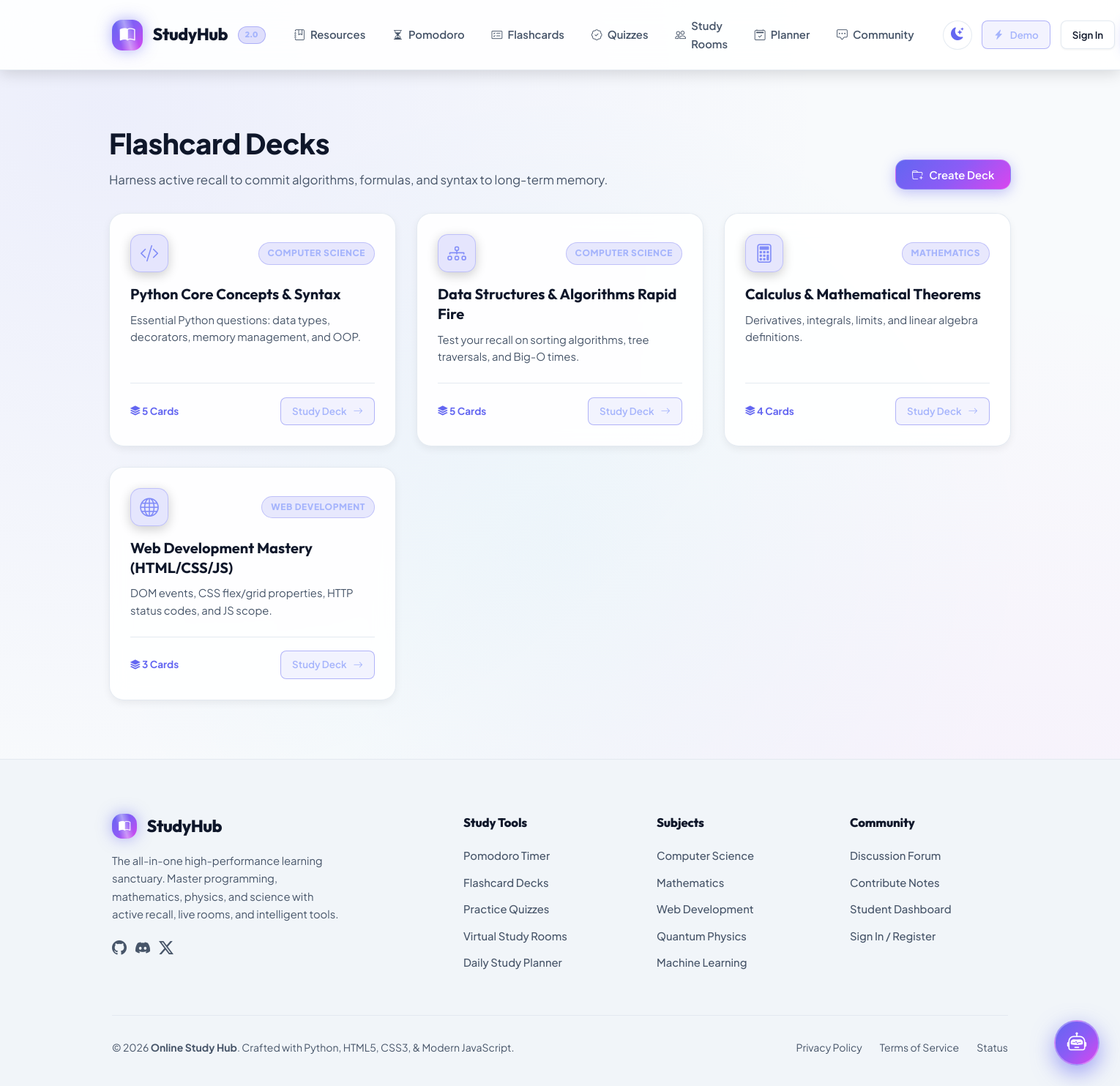
/flashcards, run on the app's committed database.
### tables this page shows
CREATE TABLE flashcard_decks (
        id INTEGER PRIMARY KEY AUTOINCREMENT,
        title TEXT NOT NULL,
        subject TEXT NOT NULL,
        description TEXT,
        icon TEXT DEFAULT 'bi-card-text',
        created_at TIMESTAMP DEFAULT CURRENT_TIMESTAMP
    );

### app.py (the view)
@app.route('/flashcards')
def flashcards():
    decks = models.get_all_decks()
    return render_template('flashcards.html', decks=decks)

### app.py (called while the page is built)
@app.context_processor
def inject_global_data():
    current_user = None
    user_id = session.get('user_id')
    if user_id:
        current_user = models.get_user_by_id(user_id)
        if not current_user:
            session.pop('user_id', None)
    platform_stats = models.get_platform_stats()
    return {
        'current_user': current_user,
        'platform_stats': platform_stats,
        'app_name': 'StudyHub',
        'subjects_list': [
            'Computer Science', 'Mathematics', 'Physics', 'Data Science',
            'Web Development', 'Engineering', 'Literature', 'General Study'
        ]
    }

### database.py (called while the page is built)
def get_db():
    conn = sqlite3.connect(DB_PATH)
    conn.row_factory = sqlite3.Row
    return conn

### models.py (called while the page is built)
def get_all_decks():
    conn = get_db()
    decks = conn.execute('''
        SELECT d.*, COUNT(f.id) as card_count
        FROM flashcard_decks d
        LEFT JOIN flashcards f ON d.id = f.deck_id
        GROUP BY d.id
        ORDER BY d.created_at DESC
    ''').fetchall()
    conn.close()
    return decks

def get_platform_stats():
    conn = get_db()
    total_users = conn.execute("SELECT COUNT(*) FROM users").fetchone()[0]
    total_resources = conn.execute("SELECT COUNT(*) FROM resources").fetchone()[0]
    total_decks = conn.execute("SELECT COUNT(*) FROM flashcard_decks").fetchone()[0]
    total_quizzes = conn.execute("SELECT COUNT(*) FROM quizzes").fetchone()[0]
    total_rooms = conn.execute("SELECT COUNT(*) FROM study_rooms").fetchone()[0]
    conn.close()
    return {
        "users": total_users + 1240, # Add social proof baseline
        "resources": total_resources,
        "decks": total_decks,
        "quizzes": total_quizzes,
        "rooms": total_rooms,
        "study_hours": 14850
    }

### templates/flashcards.html (shortened to what this page needs)
{% extends "base.html" %}
{% block content %}
<div class="container" style="padding: 3rem 1.5rem 5rem;">
  <div style="display: flex; justify-content: space-between; align-items: flex-end; margin-bottom: 2rem; flex-wrap: wrap; gap: 1rem;">
    <div>
      <h1 style="font-size: 2.4rem; font-weight: 800; letter-spacing: -0.5px;">Flashcard Decks</h1>
      <p style="color: var(--text-muted); font-size: 1.05rem; margin-top: 0.25rem;">
        Harness active recall to commit algorithms, formulas, and syntax to long-term memory.
      </p>
    </div>
    <button type="button" class="btn btn-primary" onclick="document.getElementById('createDeckModal').style.display='flex'">
      <i class="bi bi-folder-plus"></i> Create Deck
    </button>
  </div>
  <div class="grid-3">
    {% for deck in decks %}
      <div class="card card-clickable" onclick="window.location='{{ url_for('study_deck', deck_id=deck['id']) }}'">
        <div style="display: flex; justify-content: space-between; align-items: center; margin-bottom: 1rem;">
          <div class="card-icon icon-purple" style="margin-bottom: 0;">
            <i class="bi {{ deck['icon'] }}"></i>
          </div>
          <span class="badge badge-cs">{{ deck['subject'] }}</span>
        </div>
        <h3 class="card-title">{{ deck['title'] }}</h3>
        <p class="card-desc">{{ deck['description'] }}</p>
        <div class="card-footer">
          <span style="font-weight: 700; color: var(--primary);">
            <i class="bi bi-stack"></i> {{ deck['card_count'] }} Cards
          </span>
          <span class="btn btn-sm btn-outline-primary">
            Study Deck <i class="bi bi-arrow-right"></i>
          </span>
        </div>
      </div>
    {% endfor %}
  </div>
</div>
{% endblock %}

### data on the page
flashcard_decks: subject "COMPUTER SCIENCE", title "Python Core Concepts & Syntax", description "Essential Python questions: data types, decorators, memory management, and OOP.", card_count "5"
flashcard_decks: subject "COMPUTER SCIENCE", title "Data Structures & Algorithms Rapid Fire", description "Test your recall on sorting algorithms, tree traversals, and Big-O times.", card_count "5"
flashcard_decks: subject "MATHEMATICS", title "Calculus & Mathematical Theorems", description "Derivatives, integrals, limits, and linear algebra definitions.", card_count "4"
flashcard_decks: subject "WEB DEVELOPMENT", title "Web Development Mastery (HTML/CSS/JS)", description "DOM events, CSS flex/grid properties, HTTP status codes, and JS scope.", card_count "3"
